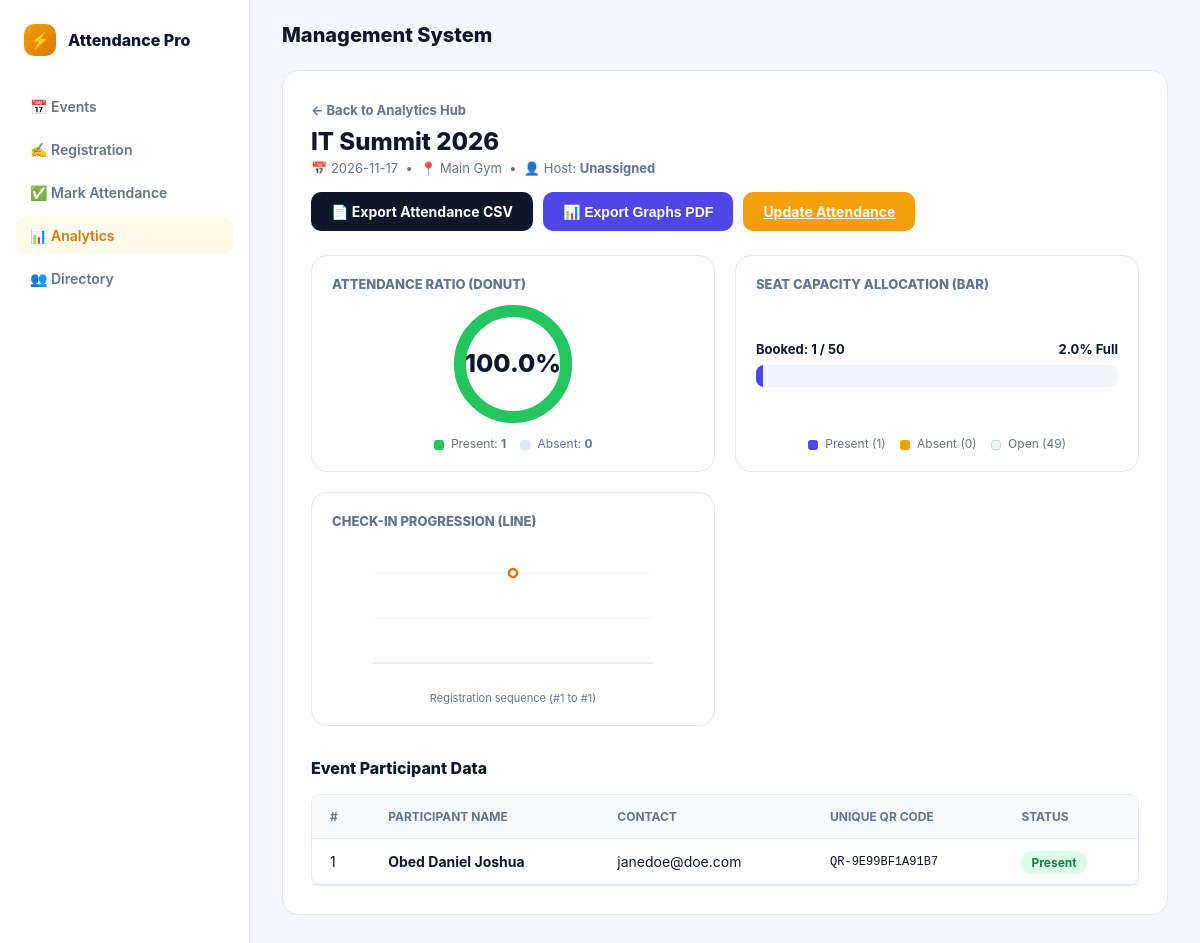
Page /analytics/1 on the committed database.
### tables this page shows
CREATE TABLE events (
    event_id INTEGER PRIMARY KEY AUTOINCREMENT,
    title TEXT NOT NULL,
    event_date TEXT NOT NULL,
    venue TEXT NOT NULL,
    capacity INTEGER NOT NULL CHECK (capacity > 0),
    host_id INTEGER,
    FOREIGN KEY (host_id) REFERENCES users (user_id) ON DELETE SET NULL
);

CREATE TABLE registrations (
    registration_id INTEGER PRIMARY KEY AUTOINCREMENT,
    event_id INTEGER NOT NULL,
    participant_id INTEGER NOT NULL,
    attendance_status TEXT NOT NULL DEFAULT 'Absent' CHECK (attendance_status IN ('Present', 'Absent')),
    qr_code TEXT NOT NULL UNIQUE,
    FOREIGN KEY (event_id) REFERENCES events (event_id) ON DELETE CASCADE,
    FOREIGN KEY (participant_id) REFERENCES participants (participant_id) ON DELETE CASCADE,
    UNIQUE(event_id, participant_id)
);

CREATE TABLE participants (
    participant_id INTEGER PRIMARY KEY AUTOINCREMENT,
    name TEXT NOT NULL,
    contact TEXT NOT NULL UNIQUE,
    user_qr TEXT NOT NULL UNIQUE
);

### app.py (the view)
@app.route("/analytics/<int:event_id>")
def event_analytics(event_id):
    conn = get_db()
    event = conn.execute("""
        SELECT e.*, u.username AS host_name
        FROM events e
        LEFT JOIN users u ON e.host_id = u.user_id
        WHERE e.event_id = ?
    """, (event_id,)).fetchone()
    if not event:
        conn.close()
        flash("Event not found.", "error")
        return redirect(url_for("summary"))
    participants = conn.execute("""
        SELECT p.participant_id, p.name, p.contact, p.user_qr, r.attendance_status, r.qr_code
        FROM participants p
        JOIN registrations r ON p.participant_id = r.participant_id
        WHERE r.event_id = ?
        ORDER BY r.registration_id ASC
    """, (event_id,)).fetchall()
    total_reg = len(participants)
    present_count = sum(1 for p in participants if p["attendance_status"] == "Present")
    absent_count = total_reg - present_count
    unfilled_seats = max(0, event["capacity"] - total_reg)
    turnout_pct = round((present_count / total_reg * 100), 1) if total_reg > 0 else 0
    absent_pct = round((absent_count / total_reg * 100), 1) if total_reg > 0 else 0
    capacity_pct = round((total_reg / event["capacity"] * 100), 1) if event["capacity"] > 0 else 0
    cum_points = []
    if total_reg > 0:
        running_present = 0
        step_x = 280 / max(1, total_reg - 1) if total_reg > 1 else 280
        for idx, p in enumerate(participants):
            if p["attendance_status"] == "Present":
                running_present += 1
            x = 10 + (idx * step_x) if total_reg > 1 else 150
            y = 110 - ((running_present / max(1, present_count)) * 90) if present_count > 0 else 110
            cum_points.append((f"{x:.1f}", f"{y:.1f}", p["name"], running_present))
    polyline_str = " ".join([f"{pt[0]},{pt[1]}" for pt in cum_points])
    conn.close()
    return render_template(
        "event_analytics.html",
        event=event,
        participants=participants,
        total_reg=total_reg,
        present_count=present_count,
        absent_count=absent_count,
        unfilled_seats=unfilled_seats,
        turnout_pct=turnout_pct,
        absent_pct=absent_pct,
        capacity_pct=capacity_pct,
        cum_points=cum_points,
        polyline_str=polyline_str,
        active_page="summary"
    )

### app.py (called while the page is built, shortened)
def get_db():
    db_exists = os.path.exists(DB_PATH)
    conn = sqlite3.connect(DB_PATH)
    conn.row_factory = sqlite3.Row
    conn.execute("PRAGMA foreign_keys = ON;")
    return conn

### templates/event_analytics.html (shortened to what this page needs)
{% extends "base.html" %}
{% block content %}
<div class="analytics-top-bar" style="display: flex; justify-content: space-between; align-items: flex-start; margin-bottom: 24px; flex-wrap: wrap; gap: 16px;">
    <div>
        <a href="{{ url_for('summary') }}" class="no-print" style="color: var(--text-secondary); text-decoration: none; font-size: 13px; font-weight: 700;">← Back to Analytics Hub</a>
        <h2 style="margin: 8px 0 4px 0; font-size: 24px; font-weight: 800;">{{ event.title }}</h2>
        <p style="margin: 0; font-size: 13px; color: var(--text-secondary);">
            📅 {{ event.event_date }} &nbsp;•&nbsp; 📍 {{ event.venue }} &nbsp;•&nbsp; 👤 Host: <strong>{{ event.host_name if event.host_name else 'Unassigned' }}</strong>
        </p>
    </div>
    <div class="no-print" style="display: flex; gap: 10px; flex-wrap: wrap;">
        <a href="{{ url_for('export_event_csv', event_id=event.event_id) }}" class="btn export-btn-csv">
            📄 Export Attendance CSV
        </a>
        <button type="button" onclick="window.print()" class="btn export-btn-pdf">
            📊 Export Graphs PDF
        </button>
        <a href="{{ url_for('attendance', event_id=event.event_id) }}" class="btn">
            Update Attendance
        </a>
    </div>
</div>
<div class="charts-grid">
    <div class="chart-card">
        <h3 class="chart-title">Attendance Ratio (Donut)</h3>
        <div class="donut-wrapper">
            <svg viewBox="0 0 36 36" class="donut-svg">
                <path class="donut-ring" d="M18 2.0845 a 15.9155 15.9155 0 0 1 0 31.831 a 15.9155 15.9155 0 0 1 0 -31.831" />
                <path class="donut-segment" stroke-dasharray="{{ turnout_pct }}, 100" d="M18 2.0845 a 15.9155 15.9155 0 0 1 0 31.831 a 15.9155 15.9155 0 0 1 0 -31.831" />
                <text x="18" y="20.5" class="donut-text">{{ turnout_pct }}%</text>
            </svg>
        </div>
        <div class="chart-legend">
            <span><i style="background:#22c55e;"></i> Present: <strong>{{ present_count }}</strong></span>
            <span><i style="background:#e2e8f0;"></i> Absent: <strong>{{ absent_count }}</strong></span>
        </div>
    </div>
    <div class="chart-card">
        <h3 class="chart-title">Seat Capacity Allocation (Bar)</h3>
        <div style="margin: 28px 0;">
            <div style="display: flex; justify-content: space-between; font-size: 13px; font-weight: 700; margin-bottom: 8px;">
                <span>Booked: {{ total_reg }} / {{ event.capacity }}</span>
                <span>{{ capacity_pct }}% Full</span>
            </div>
            <div class="stacked-bar">
                {% set pres_bar = (present_count / event.capacity * 100) if event.capacity > 0 else 0 %}
                {% set abs_bar = (absent_count / event.capacity * 100) if event.capacity > 0 else 0 %}
                <div class="bar-seg present" style="width: {{ pres_bar }}%;" title="Present: {{ present_count }}"></div>
            </div>
        </div>
        <div class="chart-legend">
            <span><i style="background:#4f46e5;"></i> Present ({{ present_count }})</span>
            <span><i style="background:#f59e0b;"></i> Absent ({{ absent_count }})</span>
            <span><i style="background:#f1f5f9; border:1px solid #cbd5e1;"></i> Open ({{ unfilled_seats }})</span>
        </div>
    </div>
    <div class="chart-card">
        <h3 class="chart-title">Check-in Progression (Line)</h3>
        {% if cum_points %}
        <div style="margin-top: 12px;">
            <svg viewBox="0 0 300 130" style="width: 100%; height: 130px; overflow: visible;">
                <line x1="10" y1="20" x2="290" y2="20" stroke="#f1f5f9" stroke-width="1"/>
                <line x1="10" y1="65" x2="290" y2="65" stroke="#f1f5f9" stroke-width="1"/>
                <line x1="10" y1="110" x2="290" y2="110" stroke="#e2e8f0" stroke-width="1.5"/>
                <polyline fill="none" stroke="#f59e0b" stroke-width="3" stroke-linecap="round" stroke-linejoin="round" points="{{ polyline_str }}" />
                {% for pt in cum_points %}
                    <circle cx="{{ pt[0] }}" cy="{{ pt[1] }}" r="4" fill="#ffffff" stroke="#d97706" stroke-width="2.5">
                        <title>{{ pt[2] }} (Cumulative Present: {{ pt[3] }})</title>
                    </circle>
                {% endfor %}
            </svg>
        </div>
        <p style="font-size: 11px; color: var(--text-secondary); text-align: center; margin: 4px 0 0 0;">
            Registration sequence (#1 to #{{ total_reg }})
        </p>
        {% else %}
        <div style="padding: 40px 0; text-align: center; color: var(--text-secondary); font-size: 13px;">
            No registrations yet to plot progression.
        </div>
        {% endif %}
    </div>
</div>
<h3 style="font-size: 16px; font-weight: 800; margin-top: 32px;">Event Participant Data</h3>
<table>
    <thead>
        <tr>
            <th>#</th>
            <th>Participant Name</th>
            <th>Contact</th>
            <th>Unique QR Code</th>
            <th>Status</th>
        </tr>
    </thead>
    <tbody>
        {% for p in participants %}
        <tr>
            <td>{{ loop.index }}</td>
            <td style="font-weight: 700;">{{ p.name }}</td>
            <td>{{ p.contact }}</td>
            <td style="font-family: monospace; font-size: 12px;">{{ p.qr_code }}</td>
            <td>
                <span style="padding: 4px 10px; border-radius: 12px; font-weight: 700; font-size: 12px; {% if p.attendance_status == 'Present' %}background: #dcfce7; color: #15803d;{% else %}background: #fee2e2; color: #b91c1c;{% endif %}">
                    {{ p.attendance_status }}
                </span>
            </td>
        </tr>
        {% else %}
        <tr>
            <td colspan="5" style="text-align: center; color: var(--text-secondary); padding: 24px;">
                No participants registered for this event.
            </td>
        </tr>
        {% endfor %}
    </tbody>
</table>
{% endblock %}

### templates/base.html (style rules this page uses)
:root { font-family: -apple-system, BlinkMacSystemFont, "Segoe UI", Roboto, sans-serif; --bg-main: #f4f6fb; --panel-bg: #ffffff; --sidebar-bg: #ffffff; --border-color: #e2e8f0; --text-primary: #0f172a; --text-secondary: #64748b; --accent-primary: #f59e0b; --accent-hover: #d97706; --accent-soft: #fffbeb; --indigo-primary: #4f46e5; --danger-color: #ef4444; --radius-lg: 16px; --radius-md: 10px; }
*, *::before, *::after { box-sizing: border-box; }
body { margin: 0; padding: 0; background-color: var(--bg-main); color: var(--text-primary); display: flex; min-height: 100vh; }
button, .btn { display: inline-flex; align-items: center; justify-content: center; padding: 11px 20px; font-size: 14px; font-weight: 700; color: #ffffff; background: var(--accent-primary); border: none; border-radius: var(--radius-md); cursor: pointer; }
table { width: 100%; border-collapse: separate; border-spacing: 0; border: 1px solid var(--border-color); border-radius: var(--radius-md); }
th, td { padding: 14px 18px; border-bottom: 1px solid var(--border-color); text-align: left; font-size: 14px; }
th { background: #f8fafc; font-size: 12px; text-transform: uppercase; color: var(--text-secondary); }

### templates/event_analytics.html (style rules this page uses)
.export-btn-csv { background: #0f172a; color: #ffffff; text-decoration: none; }
.export-btn-pdf { background: #4f46e5; color: #ffffff; }
.charts-grid { display: grid; grid-template-columns: repeat(auto-fit, minmax(280px, 1fr)); gap: 20px; }
.chart-card { background: #ffffff; border: 1px solid var(--border-color); border-radius: var(--radius-lg); padding: 20px; display: flex; flex-direction: column; justify-content: space-between; break-inside: avoid; }
.chart-title { font-size: 13px; font-weight: 800; text-transform: uppercase; color: var(--text-secondary); margin: 0 0 12px 0; }
.donut-wrapper { width: 120px; height: 120px; margin: 0 auto; }
.donut-svg { width: 100%; height: 100%; }
.donut-text { fill: #0f172a; font-size: 7.5px; font-weight: 800; text-anchor: middle; }
.stacked-bar { width: 100%; height: 22px; background: #f1f5f9; border-radius: 8px; overflow: hidden; display: flex; }
.bar-seg { height: 100%; }
.bar-seg.present { background: #4f46e5; }
.chart-legend { display: flex; justify-content: center; gap: 14px; font-size: 12px; color: var(--text-secondary); margin-top: 12px; }
.chart-legend i { display: inline-block; width: 10px; height: 10px; border-radius: 3px; margin-right: 4px; vertical-align: middle; }

### rows in the picture
events: title "IT Summit 2026", event_date "2026-11-17", venue "Main Gym", capacity "50"
registrations: name "Obed Daniel Joshua", contact "janedoe@doe.com", qr_code "QR-9E99BF1A91B7", attendance_status "Present"

### other values in the picture
{{ event.host_name if event.host_name else 'Unassigned' }} "Unassigned"
{{ turnout_pct }} "100.0"
{{ present_count }} "1"
{{ absent_count }} "0"
{{ total_reg }} "1"
{{ capacity_pct }} "2.0"
{{ unfilled_seats }} "49"
